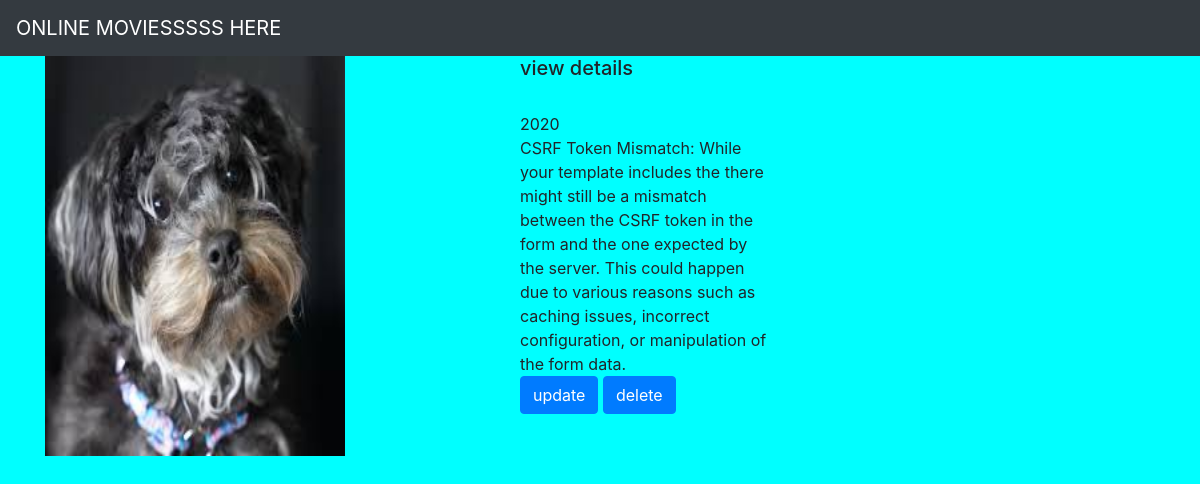
Screenshot of /new/4 with the database file from the repository.
### newapp/models.py (models this page shows)
class MovieInfo(models.Model):
    title = models.CharField(max_length=40)
    desc= models.TextField()
    year=models.IntegerField()
    img=models.ImageField(upload_to='gallary')

### newapp/views.py (the view)
# urls.py: path('new/<int:movie_id>',views.detail,name='detail'),
def detail(request,movie_id):
    movie=MovieInfo.objects.get(id=movie_id)
    return render(request,"detail.html",{'movie':movie})

### templates/detail.html (shortened to what this page needs)
<!DOCTYPE html>
<html lang="en">
<head>
</head>
<body>
</html>
{% extends 'base.html' %}
{% block body %}
<div class="container ">
    <div class="row">
        <div class="col-md-5">
            <img src="{{movie.img.url}}" width="300" height="400">
        </div>
        <div class="col-md-3 " height="100%" width="100%">
           <h5> {{movie.title}}</h5><br>
            {{movie.year}}<br>
            {{movie.desc}}<br>
            <a class="btn btn-primary" href="{% url 'update' movie.id %}" role="button" >update</a>
            <a class="btn btn-primary" href="{% url 'delete' movie.id %}" role="button">delete</a><br>
        </div>
    </div>
</div>
{% endblock %}

### newapp/static/styles.css (style rules this page uses)
body { background-color: aqua; }

### rows the page displays
MovieInfo: img (picture), title "view details", year "2020", desc "CSRF Token Mismatch: While your template includes the there might still be a mismatch between the CSRF token in the form and the one expected by the server. This could happen due to various reasons such as caching issues, incorrect configuration, or manipulation of the form data."
